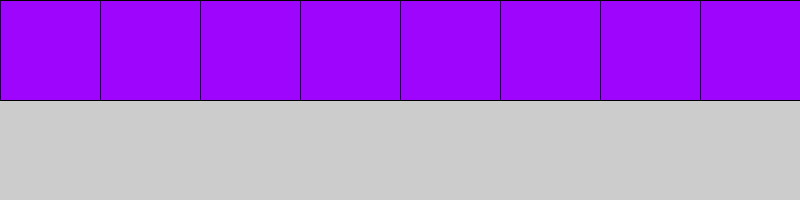
Frame 1 (no input)
Frame 60 (the mouse pressed at the canvas centre just before this capture): identical to frame 1, image omitted
Frame 120 (the mouse held since frame 60 and released just before this capture): identical to frame 1, image omitted

The Processing sketch that drew this single still picture (run headless with seeded random() and noise(); from frame 60 on, the mouse is pressed at the canvas centre):

// Processing sketch: Week04_2
// ── Week04_2.pde
//week04-2 好玩的程式設計 Processsing for(迴圈)+if(判斷)
//Ctrl-N 可開新的視窗來寫程式
void setup(){// 設定的函式
  size(800,200); // 視窗大小800X200
}

void draw(){ // 畫圖的函示
 for (int x=0; x<800; x+=100) { // for(迴圈)
    // Tool-色彩選擇器, 可以選你要的色彩, 再copy複製, 再Ctrl-V貼
    // 下面的 if 是判斷 mouse的X座標，是否夾在X... X+100 中間
    if (x < mouseX && mouseX < x+100) fill(#00C3FC); //設定「藍色」
    else fill(#9D05FC); //否則,設定填充 紫色
    rect(x, 0, 100, 100);
 }
}
